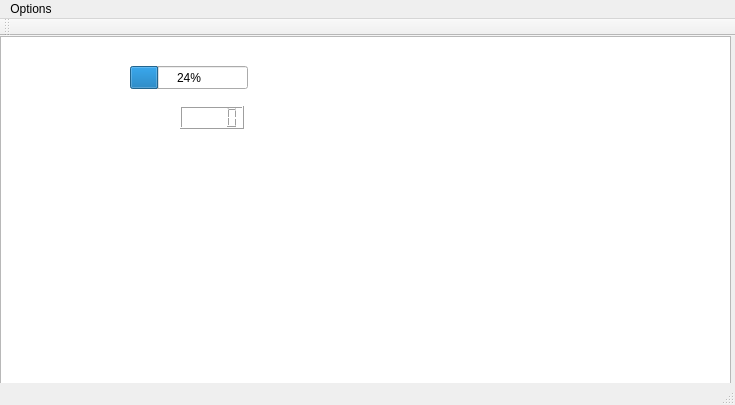
<?xml version="1.0" encoding="UTF-8"?>
<ui version="4.0">
 <class>MainWindow</class>
 <widget class="QMainWindow" name="MainWindow">
  <property name="geometry">
   <rect>
    <x>0</x>
    <y>0</y>
    <width>735</width>
    <height>405</height>
   </rect>
  </property>
  <property name="windowTitle">
   <string>MainWindow</string>
  </property>
  <widget class="QWidget" name="centralWidget">
   <widget class="QGraphicsView" name="graphicsView">
    <property name="geometry">
     <rect>
      <x>0</x>
      <y>0</y>
      <width>731</width>
      <height>361</height>
     </rect>
    </property>
    <property name="styleSheet">
     <string notr="true"/>
    </property>
   </widget>
   <widget class="QLabel" name="label">
    <property name="geometry">
     <rect>
      <x>20</x>
      <y>30</y>
      <width>101</width>
      <height>31</height>
     </rect>
    </property>
    <property name="styleSheet">
     <string notr="true">border-image: url(:/imagenes/life.png);</string>
    </property>
    <property name="text">
     <string/>
    </property>
   </widget>
   <widget class="QProgressBar" name="progressBar">
    <property name="geometry">
     <rect>
      <x>130</x>
      <y>30</y>
      <width>118</width>
      <height>23</height>
     </rect>
    </property>
    <property name="value">
     <number>24</number>
    </property>
   </widget>
   <widget class="QLabel" name="label_2">
    <property name="geometry">
     <rect>
      <x>20</x>
      <y>70</y>
      <width>101</width>
      <height>31</height>
     </rect>
    </property>
    <property name="styleSheet">
     <string notr="true">border-image: url(:/imagenes/score.png);</string>
    </property>
    <property name="text">
     <string/>
    </property>
   </widget>
   <widget class="QLCDNumber" name="lcdNumber">
    <property name="geometry">
     <rect>
      <x>180</x>
      <y>70</y>
      <width>64</width>
      <height>23</height>
     </rect>
    </property>
   </widget>
  </widget>
  <widget class="QMenuBar" name="menuBar">
   <property name="geometry">
    <rect>
     <x>0</x>
     <y>0</y>
     <width>735</width>
     <height>20</height>
    </rect>
   </property>
   <widget class="QMenu" name="menuOptions">
    <property name="title">
     <string>Options</string>
    </property>
    <addaction name="actionSave"/>
    <addaction name="actionPause"/>
    <addaction name="actionExit"/>
   </widget>
   <addaction name="menuOptions"/>
  </widget>
  <widget class="QToolBar" name="mainToolBar">
   <attribute name="toolBarArea">
    <enum>TopToolBarArea</enum>
   </attribute>
   <attribute name="toolBarBreak">
    <bool>false</bool>
   </attribute>
  </widget>
  <widget class="QStatusBar" name="statusBar"/>
  <action name="actionSave">
   <property name="text">
    <string>Save</string>
   </property>
  </action>
  <action name="actionPause">
   <property name="text">
    <string>Pause</string>
   </property>
  </action>
  <action name="actionExit">
   <property name="text">
    <string>Exit</string>
   </property>
  </action>
 </widget>
 <layoutdefault spacing="6" margin="11"/>
 <resources/>
 <connections>
  <connection>
   <sender>mainToolBar</sender>
   <signal>actionTriggered(QAction*)</signal>
   <receiver>actionPause</receiver>
   <slot>trigger()</slot>
   <hints>
    <hint type="sourcelabel">
     <x>367</x>
     <y>34</y>
    </hint>
    <hint type="destinationlabel">
     <x>-1</x>
     <y>-1</y>
    </hint>
   </hints>
  </connection>
 </connections>
</ui>
